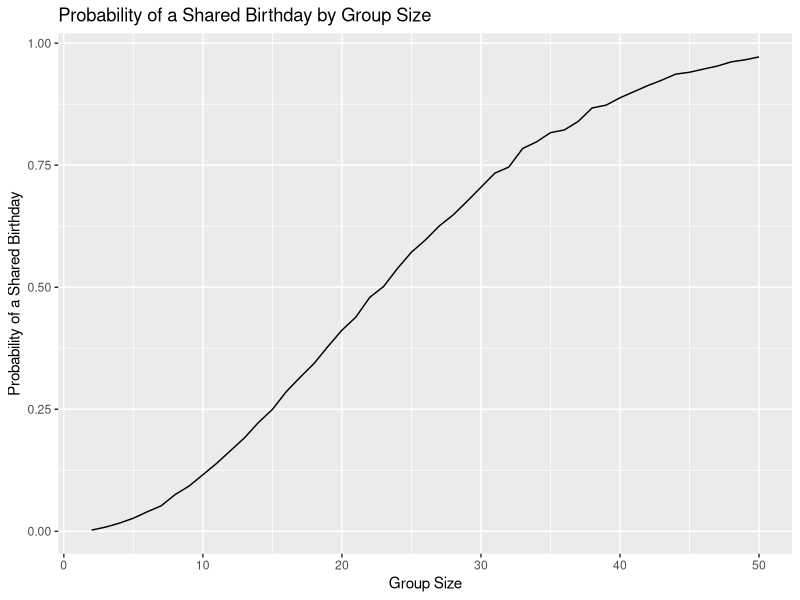

Source code (R):
## ---- chunk 1
library(tidyverse)
set.seed(1)
## ---- chunk 2
#writing a function for a fixed group size
birthday_simulations = function(n) {
  birthdays = sample(1:365, size = n, replace = TRUE) 
  any(duplicated(birthdays))
}

#setting up 10,000 simulations for each group size between 2 and 50

birthday_simulations_df = 
  expand_grid(
    group_size = 2:50,
    iter = 1:10000
  ) |>
  mutate(
    shared_birthday = map(group_size, birthday_simulations)
  ) |>
  unnest(shared_birthday)

birthday_probabilities_df =
  birthday_simulations_df |>
  group_by(group_size) |>
  summarize(
    probability = mean(shared_birthday)
  )
## ---- chunk 3
# creating plot
birthday_probabilities_df |>
  ggplot(aes(x = group_size, y = probability)) +
  geom_line() +
  labs(
    title = "Probability of a Shared Birthday by Group Size",
    x = "Group Size",
    y = "Probability of a Shared Birthday"
  )
